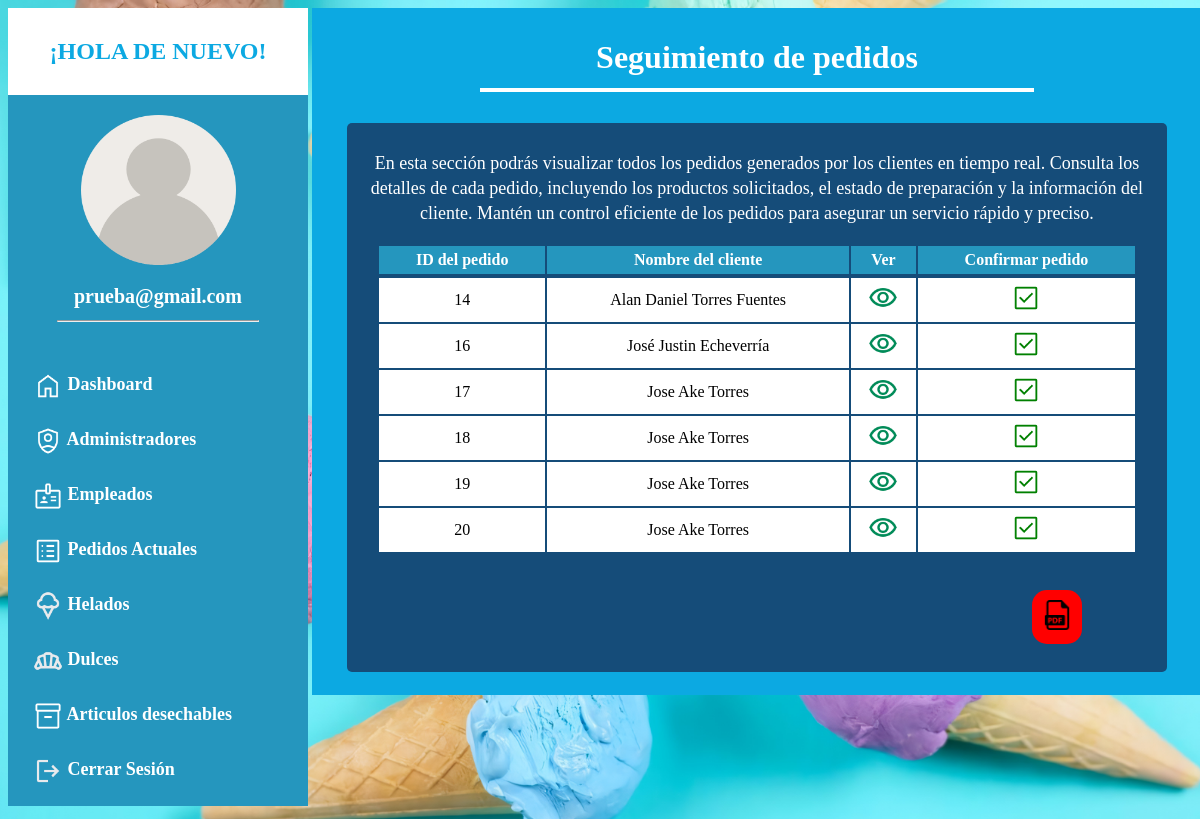
The app's page /pedidos.php (signed in) with its own data.
### tables this page shows
CREATE TABLE `pedidos` (
  `id_pedido` int(11) NOT NULL,
  `nombre_cliente_pedido` varchar(100) DEFAULT NULL,
  `correo_cliente_pedido` varchar(100) DEFAULT NULL,
  `telefono_cliente_pedido` char(10) DEFAULT NULL,
  `numero_mesa` varchar(100) DEFAULT NULL,
  `metodo_pago` varchar(100) DEFAULT NULL,
  `pedido_cliente_pedido` varchar(255) DEFAULT NULL,
  `comentarios_cantidad` varchar(255) DEFAULT NULL,
  `numero_tarjeta` bigint(100) DEFAULT NULL,
  `nip_tarjeta` int(4) DEFAULT NULL
);

### pedidos.php (the view, shortened to what this page needs)
<!DOCTYPE html>
<html lang="en">
<head>
    <link rel="stylesheet" href="style_panel_admin.css">
</head>
<body>
    <div class="ancho">
        <?php
        include "menu_panel_admin.php";
        ?>
        <div class="contenedorpaneladmin">
            <div class="contenedor4 centrar">
                <h1>Seguimiento de pedidos</h1>
                <hr>
            </div>
            <br>
            <div class="contenedor5 centrar">
                <p>En esta sección podrás visualizar todos los pedidos generados por los clientes en tiempo real. Consulta los detalles de cada pedido, incluyendo los productos solicitados, el estado de preparación y la información del cliente. Mantén un control eficiente de los pedidos para asegurar un servicio rápido y preciso.
                </p>
                <table class="centrar">
                    <tr>
                        <th>ID del pedido</th>
                        <th>Nombre del cliente</th>
                        <th>Ver</th>
                        <th>Confirmar pedido</th>
                    </tr>
                    <tr>
                        <?php
                        require "conexion.php";
                        $todos_datos = "SELECT * FROM pedidos ORDER BY id_pedido ASC";
                        $resultado = mysqli_query($conectar, $todos_datos);
                        while ($fila = mysqli_fetch_assoc($resultado)) {
                        ?>
                    <tr>
                        <td><?php echo $fila["id_pedido"] ?></td>
                        <td><?php echo $fila["nombre_cliente_pedido"] ?></td>
                        <td><a href="ver_pedido.php?id=<?php echo $fila['id_pedido']; ?>"><img src="./img/icono_ver.png" class="icono_tabla_admin"></a></td>
                        <td><a href="#" onclick="validar('eliminar_pedido.php?id=<?php echo $fila['id_pedido']; ?>')"><img src="./img/icono_confirmar.png" class="icono_tabla_admin"></a></a></td>
                    </tr>
                <?php
                        }
                ?>
                </table><br><br>
                <div class="botonpdfposicion">
                <a href="reporte.php" class="boton_pdf"><img src="./img/icono_pdf.png" alt="" class="icono_tabla_admin"></a>
                </div>
                <br>
            </div>
            <br>
        </div>
    </div>
    <br><br>
</body>
</html>

### style_panel_admin.css (style rules this page uses)
body { font-family: 'Times New Roman', Times, serif; background: url(./img/bg.jpg) no-repeat center top; background-size:cover; }
:root { --color1: rgb(37, 150, 190); --color2: white; --color3: #8cf5f9; --color4: #154c79; --color5: #0ca9e2; --color6: red; }
.ancho { width: 1200px; margin: auto; }
.centrar { text-align: center; }
.contenedorpaneladmin { width: 880px; background-color: var(--color5); display: inline-block; vertical-align: top; padding: 5px; }
.contenedor4 { width: 850px; color: var(--color2); padding: 5px; margin-left: 10px; border-radius: 10px; }
.contenedor4 hr { margin-top: -10px; width: 550px; border: 2px var(--color2) solid; }
.contenedor5 { width: 800px; background-color: var(--color4); color: var(--color2); padding: 10px; margin-left: 30px; border-radius: 5px; }
.contenedor5 p { font-size: 18px; line-height: 25px; }
.icono_tabla_admin { width: 30px; }
table { width: 95%; margin-left: 20px; }
table tr th { padding: 5px 5px; background-color: var(--color1); color: white; }
table tr td { color: black; background-color: var(--color2); padding: 5px 5px; }
.contenedor5 { width: 800px; background-color: var(--color4); color: var(--color5); padding: 10px; margin-left: 30px; border-radius: 5px; }
.contenedor5 p { font-size: 18px; line-height: 25px; color: var(--color2); }
.boton_pdf { background-color: red; text-decoration: none; padding: 10px; border-radius: 15px; color: white; display: inline-block; }
.botonpdfposicion { padding-left: 600px; }

### records on screen
pedidos: id_pedido "14", nombre_cliente_pedido "Alan Daniel Torres Fuentes"
pedidos: id_pedido "16", nombre_cliente_pedido "José Justin Echeverría"
pedidos: id_pedido "17", nombre_cliente_pedido "Jose Ake Torres"
pedidos: id_pedido "18", nombre_cliente_pedido "Jose Ake Torres"
pedidos: id_pedido "19", nombre_cliente_pedido "Jose Ake Torres"
pedidos: id_pedido "20", nombre_cliente_pedido "Jose Ake Torres"

### other values on screen
$adminCorreo "prueba@gmail.com"
